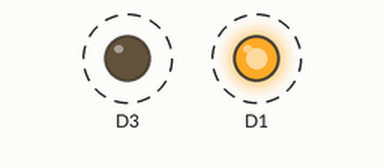
This sketch was run on a simulated ESP8266 (NodeMCU). Shown: output pins drawn as LEDs (lit = HIGH). Dashed ring = blinking.

Above: at 0.5 s.
Timing chart, 0 to 4.6 s (numbered marks = the images above):
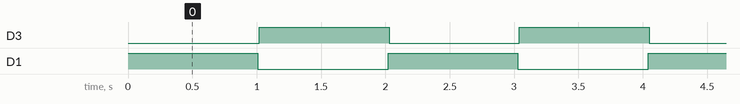

The sketch:

bell.ino
```cpp
void setup() {
  pinMode(D1, OUTPUT);
  pinMode(D3, OUTPUT);
}

void loop() {
  digitalWrite(D1, HIGH);
  delay(10);
  digitalWrite(D3, LOW);
  delay(1000);

  digitalWrite(D1, LOW);
  delay(10);
  digitalWrite(D3, HIGH);
  delay(1000);
}
```

Measured:
- by itself, D3, D1: alternates HIGH for 1.0 s and LOW for 1.0 s
- by itself, everything shown: repeats every 2.0 s, in 4 steps
